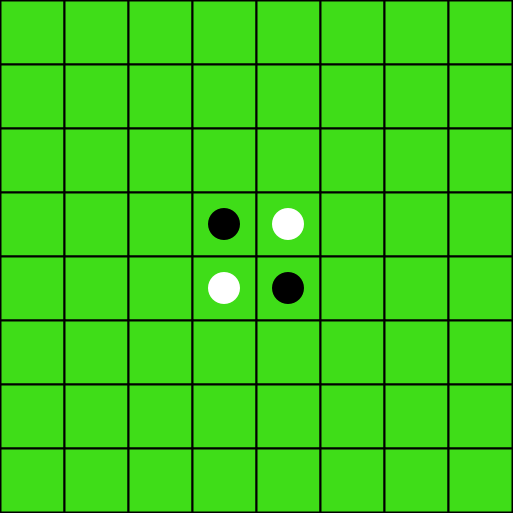
Frame 1 (no input)
Frame 60 (the mouse pressed at the canvas centre just before this capture): identical to frame 1, image omitted
Frame 120 (the mouse held since frame 60 and released just before this capture): identical to frame 1, image omitted

The Processing sketch that drew this single still picture (run headless with seeded random() and noise(); from frame 60 on, the mouse is pressed at the canvas centre):

// Processing sketch: ProyectoOthello
// ── ProyectoOthello.pde
import java.util.Arrays;
import java.util.Random;
/**
 * Clase principal que representa la funcionalidad del Proyecto Othello,
 * En la clase se encuentra la función MiniMax, la heurística implementada, así como el funcionamiento
 * entre las clases para poder jugar Othello.
 */
int ancho = 8, 
    alto = 8, 
    tamano = 64;

boolean turnoJujador_1 = true; // Variable booleana que sirve para saver el turno del jugador, en un principio es turno del jugador 1.
//int playerCode;
Tablero tablero;
static final int JUGADOR_1=1;
static final int JUGADOR_2=2;
static final int CASILLA_VACIA=0;
// Como sabemos, la dificultad del juego dependerá de la profundidad del árbol, por lo que la dificultad del mismo depende
// de esta variable.
static final int PROFUNDIDAD = 10; // VARIABLE PARA CAMBIAR LA DIFICULTAD.

/*
* Clase interna privada para representar las casillas del tablero.
*/
private class Casilla{
    public int x;
    public int y;
    
    /*
    * Constructor de la clase Casilla
    * @param int x, posicion x.
    * @param int y, posicion y.
    */
    public Casilla(int x, int y){
      this.x = x;
      this.y = y;
    }
}



// Configuración Inicial para establecer tamaño de ventana con variables
void settings() {
  size((ancho * tamano)+1, (alto * tamano)+1);
}

// Inicialización
void setup() {
  tablero = new Tablero(ancho, alto, tamano);
  background(0, 153, 51); // Color de fondo
}

// Update. Muestra en pantalla de manera continua el tablero y los cambios que ocurren sobre el mismo.
void draw() {
  tablero.display();
}

//Método que hace una copia por valor de un arreglo
public static int[][] cloneArray(int[][] src) {
    int length = src.length;
    int[][] target = new int[length][src[0].length];
    for (int i = 0; i < length; i++) {
        System.arraycopy(src[i], 0, target[i], 0, src[i].length);
    }
    return target;
}

//Método que devuelve un booleano que representa al turno del jugador contrincante. 
boolean getContrincante(){
  if (turnoJujador_1)
    return false;
  else
    return true;
}

//Método que devuelve el valor entero del jugador contrincante.
int getIntContrincante(int turno){
  if (turno == JUGADOR_1)
    return JUGADOR_2;
  else
    return JUGADOR_1;
}

//Método que devuelve el valor entero del jugador actual.
int jugadorActual(){
  if (turnoJujador_1)
    return JUGADOR_1;
  else
    return JUGADOR_2;
}

//Método que intercambia el jugador actual por el contrincante.
void intercambiaJugador(){
  turnoJujador_1 = getContrincante();
}

/** 
 * Método que verifica si a la derecha del tiro hay un movimiento permitido.
 * itera sobre lo que está al Éste (Derecha) de la casilla.
 * @param c Las casillas a cambiar.
 * @param x Posición del tiro en x
 * @param y Posición del tiro en y
 */
public ArrayList<Casilla> verificaE(ArrayList<Casilla> c, int x, int y,int[][] mundo,int turno){
  int contrincante = getIntContrincante(turno);
  ArrayList<Casilla> auxCasillas = new ArrayList<Casilla>();//Casillas locales a cambiar.
  for(int i=x+1; i<ancho;i++){
    if(mundo[y][i] == CASILLA_VACIA) //Si no hay ficha ya no seguimos revisando. No es válido
      break;
    if(mundo[y][i]==contrincante){ //Si la ficha es del contrincante, guarda la posición
      auxCasillas.add(new Casilla(i,y));
    }else if(mundo[y][i]== turno && auxCasillas.size()!=0){//Si encuentras ficha del jugador que tira, y ya encontraste posibilidad de flanqueo.
      return auxCasillas;//regresa lo que llevas
    }else{
      break; //Si no, entonces detente.
    }
  }
  return new ArrayList<Casilla>();
}

/**
 * Método que verifica si hay un movimiento permitido.
 * Ítera sobre lo que está al noreste (sobre la diagonal derecha de arriba).
 * @param c Las casillas a cambiar.
 * @param x Posición del tiro en x
 * @param y Posición del tiro en y
 */
public ArrayList<Casilla> verificaNE(ArrayList<Casilla> c, int x, int y,int[][] mundo,int turno){ 
  int contrincante = getIntContrincante(turno);
  ArrayList<Casilla> auxCasillas = new ArrayList<Casilla>();//Casillas locales a cambiar.
  for(int i = x+1, j = y-1; i<ancho && j>=0; i++,j--){
      if(mundo[j][i] == CASILLA_VACIA) //Si no hay ficha ya no seguimos revisando. No es válido
        break;
      if(mundo[j][i]==contrincante){ //Si la ficha es del contrincante, guarda la posición
        auxCasillas.add(new Casilla(i,j));
      }else if(mundo[j][i]== turno && auxCasillas.size()!=0){//Si encuentras ficha del jugador que tira, y ya encontraste posibilidad de flanqueo.
        return auxCasillas;//regresa lo que llevas
      }else{
        break; //Si no, entonces detente.
      }
  }
  return new ArrayList<Casilla>();
}

/**
 * Método que verifica si hay un movimiento permitido.
 * Ítera sobre la vertical hacía arriba (Al norte).
 * @param c Las casillas a cambiar.
 * @param x Posición del tiro en x
 * @param y Posición del tiro en y
 */
public ArrayList<Casilla> verificaN(ArrayList<Casilla> c, int x, int y,int[][] mundo,int turno){
  int contrincante = getIntContrincante(turno);
  ArrayList<Casilla> auxCasillas = new ArrayList<Casilla>();//Casillas locales a cambiar.
  for(int j=y-1; j>=0;j--){
    if(mundo[j][x] == CASILLA_VACIA) //Si no hay ficha ya no seguimos revisando. No es válido
      break;
    if(mundo[j][x]==contrincante){ //Si la ficha es del contrincante, guarda la posición
      auxCasillas.add(new Casilla(x,j));
    }else if(mundo[j][x]== turno && auxCasillas.size()!=0){//Si encuentras ficha del jugador que tira, y ya encontraste posibilidad de flanqueo.
      return auxCasillas;//regresa lo que llevas
    }else{
      break; //Si no, entonces detente.
    }
  }
  return new ArrayList<Casilla>();
}

/**
 * Método que verifica si hay un movimiento permitido.
 * Ítera sobre lo que está al noroeste (La diagonal izquierda de arriba).
 * @param c Las casillas a cambiar.
 * @param x Posición del tiro en x
 * @param y Posición del tiro en y
 */
public ArrayList<Casilla> verificaNO(ArrayList<Casilla> c, int x, int y,int[][] mundo,int turno){
  int contrincante = getIntContrincante(turno);
  ArrayList<Casilla> auxCasillas = new ArrayList<Casilla>();//Casillas locales a cambiar.
  for(int i = x-1, j = y-1; i>=0 && j>=0; i--,j--){
    if(mundo[j][i] == CASILLA_VACIA) //Si no hay ficha ya no seguimos revisando. No es válido
      break;
    if(mundo[j][i]==contrincante){ //Si la ficha es del contrincante, guarda la posición
      auxCasillas.add(new Casilla(i,j));
    }else if(mundo[j][i]== turno && auxCasillas.size()!=0){//Si encuentras ficha del jugador que tira, y ya encontraste posibilidad de flanqueo.
      return auxCasillas;//regresa lo que llevas
    }else{
      break; //Si no, entonces detente.
    }
  }
  return new ArrayList<Casilla>();
}

/**
 * Método que verifica si hay un movimiento permitido.
 * Ítera sobre lo que está al oeste (A la izquierda de la ficha).
 * @param c Las casillas a cambiar.
 * @param x Posición del tiro en x
 * @param y Posición del tiro en y
 */
public ArrayList<Casilla> verificaO(ArrayList<Casilla> c, int x, int y,int[][] mundo,int turno){
  int contrincante = getIntContrincante(turno);
  ArrayList<Casilla> auxCasillas = new ArrayList<Casilla>();//Casillas locales a cambiar.
  for(int i=x-1; i>=0;i--){
    if(mundo[y][i] == CASILLA_VACIA) //Si no hay ficha ya no seguimos revisando. No es válido
      break;
    if(mundo[y][i]==contrincante){ //Si la ficha es del contrincante, guarda la posición
      auxCasillas.add(new Casilla(i,y));
    }else if(mundo[y][i]== turno && auxCasillas.size()!=0){//Si encuentras ficha del jugador que tira, y ya encontraste posibilidad de flanqueo.
      return auxCasillas;//regresa lo que llevas
    }else{
      break; //Si no, entonces detente.
    }
  }
  return new ArrayList<Casilla>();
}

/**
 * Método que verifica si hay un movimiento permitido.
 * Ítera sobre lo que hay al suroeste (la diagonal izquierda de abajo)
 * @param c Las casillas a cambiar.
 * @param x Posición del tiro en x
 * @param y Posición del tiro en y
 */
public ArrayList<Casilla> verificaSO(ArrayList<Casilla> c, int x, int y,int[][] mundo,int turno){
  int contrincante = getIntContrincante(turno);
  ArrayList<Casilla> auxCasillas = new ArrayList<Casilla>();//Casillas locales a cambiar.
  for(int i = x-1, j = y+1; i>=0 && j<alto; i--,j++){
    if(mundo[j][i] == CASILLA_VACIA) //Si no hay ficha ya no seguimos revisando. No es válido
      break;
    if(mundo[j][i]==contrincante){ //Si la ficha es del contrincante, guarda la posición
      auxCasillas.add(new Casilla(i,j));
    }else if(mundo[j][i]== turno && auxCasillas.size()!=0){//Si encuentras ficha del jugador que tira, y ya encontraste posibilidad de flanqueo.
      return auxCasillas;//regresa lo que llevas
    }else{
      break; //Si no, entonces detente.
    }
  }
  return new ArrayList<Casilla>();
}

/**
 * Método que verifica si hay un movimiento permitido.
 * Ítera hacía el sur (sobre la vertical hacía abajo).
 * @param c Las casillas a cambiar.
 * @param x Posición del tiro en x
 * @param y Posición del tiro en y
 */
public ArrayList<Casilla> verificaS(ArrayList<Casilla> c, int x, int y,int[][] mundo,int turno){
  int contrincante = getIntContrincante(turno);
  ArrayList<Casilla> auxCasillas = new ArrayList<Casilla>();//Casillas locales a cambiar.
  for(int j=y+1; j<alto;j++){
    if(mundo[j][x] == CASILLA_VACIA) //Si no hay ficha ya no seguimos revisando. No es válido
      break;
    if(mundo[j][x]==contrincante){ //Si la ficha es del contrincante, guarda la posición
      auxCasillas.add(new Casilla(x,j));
    }else if(mundo[j][x]== turno && auxCasillas.size()!=0){//Si encuentras ficha del jugador que tira, y ya encontraste posibilidad de flanqueo.
      return auxCasillas;//regresa lo que llevas
    }else{
      break; //Si no, entonces detente.
    }
  }
  return new ArrayList<Casilla>();
}

/**
 * Método que verifica si hay un movimiento permitido.
 * Ítera hacía el sureste (diagonal de abajo a la derecha)
 * @param c Las casillas a cambiar.
 * @param x Posición del tiro en x
 * @param y Posición del tiro en y
 */
public ArrayList<Casilla> verificaSE(ArrayList<Casilla> c, int x, int y, int[][] mundo,int turno){
  int contrincante = getIntContrincante(turno);
  ArrayList<Casilla> auxCasillas = new ArrayList<Casilla>();//Casillas locales a cambiar.
  for(int i = x+1, j = y+1; i<ancho && j<alto; i++,j++){
    if(mundo[j][i] == CASILLA_VACIA) //Si no hay ficha ya no seguimos revisando. No es válido
      break;
    if(mundo[j][i]==contrincante){ //Si la ficha es del contrincante, guarda la posición
      auxCasillas.add(new Casilla(i,j));
    }else if(mundo[j][i]== turno && auxCasillas.size()!=0){//Si encuentras ficha del jugador que tira, y ya encontraste posibilidad de flanqueo.
      return auxCasillas;//regresa lo que llevas
    }else{
      break; //Si no, entonces detente.
    }
  }
  return new ArrayList<Casilla>();
}


// Cambia las casillas necesarias.
public ArrayList<Casilla> casillasACambiar(int x, int y, int[][] mundo, int turno){
  ArrayList<Casilla> casillasACambiar = new ArrayList<Casilla>();//Total de casillas a cambiar
  casillasACambiar.addAll(verificaE(casillasACambiar,x,y,mundo,turno));
  casillasACambiar.addAll(verificaNE(casillasACambiar,x,y,mundo,turno));
  casillasACambiar.addAll(verificaN(casillasACambiar,x,y,mundo,turno));
  casillasACambiar.addAll(verificaNO(casillasACambiar,x,y,mundo,turno));
  casillasACambiar.addAll(verificaO(casillasACambiar,x,y,mundo,turno));
  casillasACambiar.addAll(verificaSO(casillasACambiar,x,y,mundo,turno));
  casillasACambiar.addAll(verificaS(casillasACambiar,x,y,mundo,turno));
  casillasACambiar.addAll(verificaSE(casillasACambiar,x,y,mundo,turno));
  return casillasACambiar;
}

//Método que verifica si un tiro es válido o no. Checa las posiciones aledañas a la casilla para
//Checar si flanquea o no.
boolean tiroValido(ArrayList<Casilla> casillasACambiar){
  return casillasACambiar.size() > 0;
}

/**
 * Método que cambia las casillas que se pueden flanquear.
 * @param casillas ArrayList de las casillas a ser cambiadas
 */
int[][] flip(ArrayList<Casilla> casillas, int[][] mundo, int turno){
  if(casillas.size()!=0)
    for(Casilla c: casillas)
      if(turno == JUGADOR_1){
        mundo[c.y][c.x] = JUGADOR_1;
      }else{
        mundo[c.y][c.x] = JUGADOR_2;
      }
  return mundo;
}

/**
 * Método que regresa un arreglo nuevo con las casillas que se pueden flanquear.
 * @param casillas ArrayList de las casillas que se pueden cambiar.
 */
int[][] flipPorCopia(ArrayList<Casilla> casillas, int[][] mundo, int turno){
  int[][] nuevoMundo = cloneArray(mundo);
  if(casillas.size()!=0)
    for(Casilla c: casillas)
      if(turno == JUGADOR_1){
        nuevoMundo[c.y][c.x] = JUGADOR_1;
      }else{
        nuevoMundo[c.y][c.x] = JUGADOR_2;
      }
  return nuevoMundo;
}

public ArrayList<Movimiento> generaPosiblesMovimientos(int [][] mundo, int turno){
  ArrayList<Movimiento> configuraciones = new ArrayList<Movimiento>();
  //Recorremos el tablero para buscar posibles tuplas que representan un lugar valido para tirar.
  for(int i = 0; i<ancho; i++){
    for(int j = 0; j<alto; j++){
      //Si tenemos oportunidad de tirar en la posicion i,j
      if(mundo[j][i] == 0 && !casillasACambiar(i,j, mundo,turno).isEmpty()){
        //Creamos el posible tablero.
        int[][] posibleMundo = flipPorCopia(casillasACambiar(i,j,mundo,turno), mundo, turno);
        posibleMundo[j][i] = turno;
        //Creamos el objeto configuracion con la tirada que nos lleva a ella y el tablero en un futuro.
        Movimiento posibleConfiguracion = new Movimiento(i,j,posibleMundo);
        //Agregamos la configuracion a la lista de configuraciones posibles.
        configuraciones.add(posibleConfiguracion);
      }
    }
  }
  return configuraciones;
}

//Funcion MiniMax principal. Se basa en el algoritmo MiniMax tradicional.
public int minimax(Nodo raiz, int profundidad, boolean maximizaJugador){
  if(profundidad == 0 || (raiz.getHijo().isEmpty() && raiz.getPadre() != null)){
    return heuristica(raiz);
  }
  if (maximizaJugador){
    int mejorValor = Integer.MIN_VALUE;
    construyeArbolAux(raiz, JUGADOR_2);
    for(Nodo n: (List<Nodo>)raiz.getHijo()){
      int v = minimax(n, profundidad-1, false);
      n.getData().valor = v;
      mejorValor = Math.max(mejorValor, v);
    }
    return mejorValor;
  }else{
    int mejorValor = Integer.MAX_VALUE;
    construyeArbolAux(raiz, JUGADOR_1);
    for(Nodo n: (List<Nodo>)raiz.getHijo()){
      int v = minimax(n, profundidad-1, true);
      n.getData().valor = v;
      mejorValor = Math.min(mejorValor, v);
    }
    return mejorValor;
  }
}

/*
* Heuristica utilizada.
* Para la toma de decisiones, el agente obtiene información del entorno, aplica
* dicha heuristica sobre los posibles escenarios y los califica para saber cual tomar.
*/
public int heuristica(Nodo hoja){
  Movimiento mundoPosible = (Movimiento) hoja.getData();
  int evaluacion = mundoPosible.count(JUGADOR_2);
  int bonus = 1;
  
  if (mundoPosible.mundo[0][0] == JUGADOR_2) {
        
   }
  if (mundoPosible.mundo[0][ancho - 1] == JUGADOR_2) {
        evaluacion += bonus;
   }
   if (mundoPosible.mundo[alto - 1][0]== JUGADOR_2) {
        evaluacion += bonus;
   }
   if (mundoPosible.mundo[alto - 1][ancho - 1]== JUGADOR_2) {
        evaluacion += bonus;
   }
   return evaluacion;
}

// Se utiliza un valor aleatorio.
public int heuristicaRandom(Nodo hoja){
  Random random = new Random();
  return random.nextInt(64);
}

// Método para construir el arbol con base la informacion de los movimientos.
public void construyeArbolAux(Nodo raiz, int turno){
  Movimiento c = (Movimiento)raiz.getData();
  int [][] mundoInterno = c.mundo;
  ArrayList<Movimiento> configuraciones = generaPosiblesMovimientos(mundoInterno, turno);
  for(Movimiento conf: configuraciones){
    Nodo hijo = new Nodo(conf);
    raiz.agregaHijo(hijo);
  }
}

// Regresa el movimiento.
public Movimiento getMovimiento(){
  int valorMinimaxActual;
  Movimiento actual = new Movimiento(tablero.mundo);
  Nodo<Movimiento> raiz = new Nodo(actual);
  valorMinimaxActual = minimax(raiz, PROFUNDIDAD, true);
  println("El valor de minimax fue: " + valorMinimaxActual);
  for(Nodo t: raiz.getHijo()){
    if (valorMinimaxActual == ((Movimiento)t.getData()).valor){
      return (Movimiento)t.getData();
    }
  }
  return null;
}

//Funcion que cuenta las fichas puestas en el tablero para determinar un ganador
public void determinaGanador(){
  int puntajeJugador1 = tablero.count(1);
  int puntajeJugador2 = tablero.count(2);
  println("Puntajes: ");
  println("JUGADOR_1: " + puntajeJugador1);
  println("Inteligencia Artificial : " + puntajeJugador2);
  if (puntajeJugador1 > puntajeJugador2) println("Jugador 1 ha ganado el juego"); 
  if (puntajeJugador2 > puntajeJugador1) println("La Inteligencia Artificial ha ganado el juego");
  if (puntajeJugador1 == puntajeJugador2) println("El juego termino en empate");
}

// Función utilizada para determinar si el juego acabo.
public boolean juegoAcabo(){
  boolean bandera = false;
  boolean tiro1 = false;
  boolean tiro2 = false;
  for(int i = 0; i<ancho; i++){
    for(int j = 0; j<alto; j++){
        if(tablero.mundo[j][i] == 1){
          tiro1 = true;
        }
        if(tablero.mundo[j][i] == 2){
          tiro2 = true;
        }
        if(tablero.mundo[j][i] == 0){
          bandera = true;
        }
    }
  }
  if(tiro1 && !tiro2 || tiro2 && !tiro1 || !bandera) return true;
  return false;
}

// Callback. Evento que ocurre después de presionar el botón del mouse
void mouseClicked() {
    if (tablero.mundo[mouseY/tamano][mouseX/tamano] == 0 && tiroValido(casillasACambiar(mouseX/tamano,mouseY/tamano, tablero.mundo, jugadorActual()))) { //Si la casilla está vacía entonces...
      tablero.mundo[mouseY/tamano][mouseX/tamano] = jugadorActual(); //Pon la ficha del jugador actual
      tablero.mundo = flip(casillasACambiar(mouseX/tamano,mouseY/tamano, tablero.mundo ,jugadorActual()), tablero.mundo, jugadorActual());
      // Intercambia el turno a la IA.
      intercambiaJugador();
      draw();
      //Turno de la Inteligencia artificial
      //println("Antes de tirar la IA el tablero estaba configurado asi: " + Arrays.deepToString(tablero.mundo));
      Movimiento proximaConfiguracion = getMovimiento();
      if (proximaConfiguracion != null){
        int coordenadaX = proximaConfiguracion.x;
        int coordenadaY = proximaConfiguracion.y;
        if(tablero.mundo[coordenadaY][coordenadaX] == 0 && tiroValido(casillasACambiar(coordenadaX,coordenadaY, tablero.mundo, jugadorActual()))){
          tablero.mundo[coordenadaY][coordenadaX] = jugadorActual(); //Pon la ficha del jugador actual
          tablero.mundo = flip(casillasACambiar(coordenadaX,coordenadaY, tablero.mundo ,jugadorActual()), tablero.mundo, jugadorActual());
          println("IA tiró en la posicion "+ coordenadaY + " " + coordenadaX);
          //println("Despues de tirar la IA el tablero quedo configurado asi: " + Arrays.deepToString(tablero.mundo));
          //Regresa el turno al jugador1.
          intercambiaJugador();
        }else{
          println("Juego Terminado");
          determinaGanador();
          exit();
        }
      }else{
        println("Juego Terminado");
        determinaGanador();
        exit();
      }
    }else {
      if(juegoAcabo()){
        determinaGanador();
        exit();
      }
    }
}

// ── Movimiento.pde
/*
* Representación de un movimiento. 
* Representa la información de los tiros y son guardados en
* el árbol (representación usada con la clase Nodo).
*/
public class Movimiento{
  public int valor;
  public int x;
  public int y;
  public int[][] mundo;
  
  /**
  * Constructor de la clase Movimiento
  * @param int valor, valor del tiro.
  * @param int x, posición x en el mundo.
  * @param int y, posición y en el mundo.
  * @param int[][] mundo, mundo (tablero) sobre el cual se trabaja.
  */
  public Movimiento(int valor, int x, int y, int[][] mundo){
    this.valor = valor;
    this.x = x;
    this.y = y;
    this.mundo = mundo;
  }
  
  /**
  * Constructor de la clase Movimiento
  * @param int x, posición x en el mundo.
  * @param int y, posición y en el mundo.
  * @param int[][] mundo, mundo (tablero) sobre el cual se trabaja.
  */
  public Movimiento(int x, int y, int[][] mundo){
    this.x = x;
    this.y = y;
    this.mundo = mundo;
  }
  
  /**
  * Constructor de la clase Movimiento
  * @param int valor, valor del tiro.
  */
  public Movimiento(int valor){
    this.valor = valor;
  }
  
  /**
  * Constructor de la clase Movimiento
  * @param int[][] mundo, mundo (tablero) sobre el cual se trabaja.
  */
  public Movimiento(int[][] mundo){
    this.mundo = mundo;
  }
  
/**
* Cuenta la cantidad de fichas de un determinado jugador en el Tablero.
* @param int jugador. Identificador del jugador. 1: Jugador_1, 2: Jugador_2.
* @return int total. Cantidad de fichas en el tablero del jugador dado como parámetro 
*/
  public int count(int jugador) {
    int total = 0;
    for (int i = 0; i < alto; i++) {
      for (int j = 0; j < ancho; j++) {
        if (mundo[i][j] == jugador) {
          total += 1;
        }
      }
    }
    return total;
  }
}
// ── Nodo.pde
import java.util.List;

/**
* Clase encargada de representar los nodos que conforman un árbol.
*/
public class Nodo<T>{
    public Movimiento data;
    public List<Nodo> hijo = new ArrayList<Nodo>();
    public Nodo padre = null;

    /**
    * Contructor de la clase Nodo.
    * @param Movimiento data. La información sobre el tiro que contendrá el nodo.
    */
    public Nodo(Movimiento data) {
        this.data = data;
    }

    /**
    * Método que sirve para agregar nodos hijo al árbol.
    * @param Nodo hijo. el nodo hijo a agregar.
    */
    public void agregaHijo(Nodo hijo) {
        hijo.setPadre(this);
        this.hijo.add(hijo);
    }

    /**
    * /**
    * Método que sirve para agregar nodos hijo al árbol con información sobre los movimientos.
    * @param Movimiento data. La información que contiene el nuevo hijo.
    */
    public void agregaHijo(Movimiento data) {
        Nodo<Movimiento> hijoNuevo = new Nodo(data);
        hijoNuevo.setPadre(this);
        hijo.add(hijoNuevo);
    }

    /**
    * Metodo para modificar los nodos al agregar un nuevo hijo.
    * @param List<Nodos> hijo. Lista de nodos a modificar con el hijo.
    */
    public void agregaHijo(List<Nodo> hijo) {
        for(Nodo t : hijo) {
            t.setPadre(this);
        }
        this.hijo.addAll(hijo);
    }

    /**
    * Método para obtener el hijo.
    * @return hijo.
    */
    public List<Nodo> getHijo() {
        return hijo;
    }

    /**
    * Método para obtener la información del movimiento.
    * @return data. La información del movimiento.
    */
    public Movimiento getData() {
        return data;
    }

    /**
    * Método para modificar la información del movimiento.
    * @param data. La información del movimiento.
    */
    public void setData(Movimiento data) {
        this.data = data;
    }

    /**
    * Método para modificar la información del padre.
    * @param padre. El nodo padre.
    */
    private void setPadre(Nodo padre) {
        this.padre = padre;
    }

    /**
    * Método para modificar la información del movimiento.
    * @return padre. El nodo padre.
    */
    public Nodo getPadre() {
        return padre;
    }
}

// ── Tablero.pde
/**
 * Representación de un tablero del juego Reversi/Othello.
 * La representación del tablero es mediante un arreglo bidimensional de enteros
 * que representan: 0 = casilla vacia, 1 = disco del jugador 1, 2 = disco del jugador 2.
 * @author  Rodrigo Colín
 *
 * Clase vista en laboratorio para la creacion del tablero.
 */
class Tablero {
  int ancho;
  int alto;
  int tamano;
  int[][] mundo;
  color backgroundColor = color(63, 221, 24);
  color p1Color = color(0, 0, 0);
  color p2Color = color(255, 255, 255);

  /**
   * Constructor por default de un Tablero de 8x8 con tamaño de casilla 100px.
   */
  Tablero() {
    this(8, 8, 100);
  }

  /**
   * Constructor por default de un Tablero de 8x8.
   * @param tamano tamaño en pixeles de cada casilla cuadrada del tablero
   */
  Tablero(int tamano) {
    this(8, 8, tamano);
  }

  /**
   * Constructor principal de un tablero.
   * @param  ancho  anchura, en casillas, del tablero
   * @param  alto   altura, en casillas, del tablero
   * @param  tamano tamaño en pixeles de cada casilla cuadrada del tablero
   */
  Tablero(int ancho, int alto, int tamano) {
    this.ancho = ancho;
    this.alto = alto;
    this.tamano = tamano;
    mundo = new int[alto][ancho];
    for (int i = 0; i < this.alto; i++) {
      for (int j = 0; j < this.ancho; j++) {
        mundo[i][j] = 0;
      }
    }
    // Configuración inicial
    mundo[alto/2][ancho/2] = 1;
    mundo[alto/2-1][ancho/2] = 2;
    mundo[alto/2][ancho/2-1] = 2;
    mundo[alto/2-1][ancho/2-1] = 1;
  }

  /**
   * Constructor de copia para un Tablero.
   * @param mundo representa la configutación que será copiada para crear el nuevo Tablero
   */
  Tablero(int[][] mundo) {
    this(mundo, 100);
  }

  /**
   * Constructor de copia para un Tablero con tamaño de casilla personalizado.
   * @param mundo  representa la configutación que será copiada para crear el nuevo Tablero
   * @param tamano tamaño en pixeles de cada casilla cuadrada del tablero
   */
  Tablero(int[][] mundo, int tamano) {
    ancho = mundo[0].length;
    alto = mundo.length;
    this.tamano = tamano; 
    this.mundo = new int[mundo.length][mundo[0].length];
    for (int i = 0; i < alto; i++) {
      for (int j = 0; j < ancho; j++) {
        this.mundo[i][j] = mundo[i][j];
      }
    }
  }

  /**
   * Cuenta la cantidad de discos/fichas de un determinado jugador en el Tablero.
   * @param  player identificador del jugador, es decir: 1 = Jugador 1, 2 = Jugador 2
   * @return cantidad de discos/fichas en el tablero del jugador dado como parámetro 
   */
  int count(int player) {
    int total = 0;
    for (int i = 0; i < alto; i++) {
      for (int j = 0; j < ancho; j++) {
        if (mundo[i][j] == player) {
          total += 1;
        }
      }
    }
    return total;
  }
  
  /**
   * Establece o cambia un disco/ficha del tablero en la posición indicada.
   * Nota: no se realiza ninguna verificación sobre la posición o cambios en los demás discos
   * @param x      posición X en coordenadas del tablero (no en pixeles) donde se estable el disco
   * @param y      posición Y en coordenadas del tablero (no en pixeles) donde se estable el disco
   * @param player identificador del jugador, es decir: 1 = Jugador 1, 2 = Jugador 2
   */
  void setDisk(int x, int y, int player) {
    mundo[y][x] = player;
  }

  /**
   * Determina si la casilla seleccionada es válida para colocar un disco/ficha.
   * TODO: Realizar una validación más exhaustiva, por el momento solo revisa si la casilla es vacia
   * @param x posición X en coordenadas del tablero (no en pixeles) donde se valida la casilla
   * @param y posición Y en coordenadas del tablero (no en pixeles) donde se valida la casilla
   */
  boolean isValid(int x, int y) {
    if (mundo[y][x] == 0)
      return true;
    return false;
  }

  /**
   * Dibuja una representación gráfica del tablero en la ventana de Processing. 
   */
  void display() {
    for (int i = 0; i < alto; i++) {
      for (int j = 0; j < ancho; j++) {
        // Dibujar las casillas del tablero:
        fill(backgroundColor);
        stroke(0);
        strokeWeight(2);
        rect(j * tamano, i * tamano, tamano, tamano);
        // Dibujar los discos/fichas del tablero:
        if (mundo[i][j] == 1) {
          fill(p1Color);
          noStroke();
          ellipse((j*tamano)+(tamano/2), (i*tamano)+(tamano/2), tamano/2, tamano/2);
        } else if (mundo[i][j] == 2) {
          fill(p2Color);
          noStroke();
          ellipse((j*tamano)+(tamano/2), (i*tamano)+(tamano/2), tamano/2, tamano/2);
        }
      }
    }
  }
}
